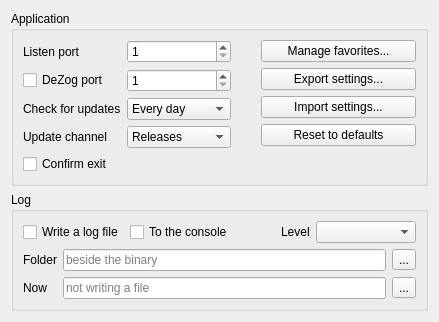
           <widget class="QWidget" name="tab_5">
            <layout class="QVBoxLayout" name="verticalLayout_32">
             <item>
              <widget class="QGroupBox" name="gbApplication">
               <property name="title">
                <string>Application</string>
               </property>
               <layout class="QHBoxLayout" name="horizontalLayout_app">
                <item>
                 <layout class="QGridLayout" name="gridLayout_6">
                  <item row="1" column="0">
                   <widget class="QLabel" name="label_24">
                    <property name="toolTip">
                     <string>TCP port the emulator listens on
(experimental network support)</string>
                    </property>
                    <property name="text">
                     <string>Listen port</string>
                    </property>
                   </widget>
                  </item>
                  <item row="1" column="1">
                   <widget class="QSpinBox" name="sbPort">
                    <property name="toolTip">
                     <string>TCP port the emulator listens on
(experimental network support)</string>
                    </property>
                    <property name="minimumSize">
                     <size>
                      <width>80</width>
                      <height>0</height>
                     </size>
                    </property>
                    <property name="minimum">
                     <number>1</number>
                    </property>
                    <property name="maximum">
                     <number>65535</number>
                    </property>
                   </widget>
                  </item>
                  <item row="3" column="0">
                   <widget class="QLabel" name="labUpdCheck">
                    <property name="toolTip">
                     <string>How often to look for a newer version</string>
                    </property>
                    <property name="text">
                     <string>Check for updates</string>
                    </property>
                   </widget>
                  </item>
                  <item row="3" column="1">
                   <widget class="QComboBox" name="cbUpdCheck">
                    <property name="toolTip">
                     <string>How often to look for a newer version</string>
                    </property>
                    <item>
                     <property name="text">
                      <string>Every day</string>
                     </property>
                    </item>
                    <item>
                     <property name="text">
                      <string>Every week</string>
                     </property>
                    </item>
                    <item>
                     <property name="text">
                      <string>Never</string>
                     </property>
                    </item>
                   </widget>
                  </item>
                  <item row="4" column="0">
                   <widget class="QLabel" name="labUpdChannel">
                    <property name="toolTip">
                     <string>Releases only, or development builds too</string>
                    </property>
                    <property name="text">
                     <string>Update channel</string>
                    </property>
                   </widget>
                  </item>
                  <item row="4" column="1">
                   <widget class="QComboBox" name="cbUpdChannel">
                    <property name="toolTip">
                     <string>Releases only, or development builds too</string>
                    </property>
                    <item>
                     <property name="text">
                      <string>Releases</string>
                     </property>
                    </item>
                    <item>
                     <property name="text">
                      <string>Development</string>
                     </property>
                    </item>
                   </widget>
                  </item>
                  <item row="5" column="0" colspan="2">
                   <widget class="QCheckBox" name="cbConfexit">
                    <property name="toolTip">
                     <string>Ask before closing the emulator</string>
                    </property>
                    <property name="text">
                     <string>Confirm exit</string>
                    </property>
                   </widget>
                  </item>
                  <item row="2" column="0">
                   <widget class="QCheckBox" name="cbDezog">
                    <property name="toolTip">
                     <string>Lets DeZog in VS Code debug the machine,
from this computer only</string>
                    </property>
                    <property name="text">
                     <string>DeZog port</string>
                    </property>
                   </widget>
                  </item>
                  <item row="2" column="1">
                   <widget class="QSpinBox" name="sbDezogPort">
                    <property name="toolTip">
                     <string>Lets DeZog in VS Code debug the machine,
from this computer only</string>
                    </property>
                    <property name="minimumSize">
                     <size>
                      <width>80</width>
                      <height>0</height>
                     </size>
                    </property>
                    <property name="minimum">
                     <number>1</number>
                    </property>
                    <property name="maximum">
                     <number>65535</number>
                    </property>
                   </widget>
                  </item>
                  <item row="6" column="0" colspan="2">
                   <spacer name="verticalSpacer_appgrid">
                    <property name="orientation">
                     <enum>Qt::Vertical</enum>
                    </property>
                    <property name="sizeHint" stdset="0">
                     <size>
                      <width>20</width>
                      <height>0</height>
                     </size>
                    </property>
                   </spacer>
                  </item>
                 </layout>
                </item>
                <item>
                 <spacer name="horizontalSpacer_app">
                  <property name="orientation">
                   <enum>Qt::Horizontal</enum>
                  </property>
                  <property name="sizeHint" stdset="0">
                   <size>
                    <width>24</width>
                    <height>20</height>
                   </size>
                  </property>
                 </spacer>
                </item>
                <item>
                 <widget class="QWidget" name="appButtons" native="true">
                  <property name="minimumSize">
                   <size>
                    <width>155</width>
                    <height>0</height>
                   </size>
                  </property>
                  <property name="maximumSize">
                   <size>
                    <width>155</width>
                    <height>16777215</height>
                   </size>
                  </property>
                  <layout class="QVBoxLayout" name="verticalLayout_appsw">
                   <property name="leftMargin">
                    <number>0</number>
                   </property>
                   <property name="topMargin">
                    <number>0</number>
                   </property>
                   <property name="rightMargin">
                    <number>0</number>
                   </property>
                   <property name="bottomMargin">
                    <number>0</number>
                   </property>
                   <item>
                    <widget class="xSideButton" name="pbFavorites">
                     <property name="icon">
                      <iconset resource="../xpeccy.qrc">
                       <normaloff>:/images/star.png</normaloff>:/images/star.png</iconset>
                     </property>
                     <property name="toolTip">
                      <string>Name, reorder or remove the files on the Favorites menu</string>
                     </property>
                     <property name="text">
                      <string>Manage favorites...</string>
                     </property>
                    </widget>
                   </item>
                   <item>
                    <widget class="xSideButton" name="pbCfgExport">
                     <property name="icon">
                      <iconset resource="../xpeccy.qrc">
                       <normaloff>:/images/save-as.png</normaloff>:/images/save-as.png</iconset>
                     </property>
                     <property name="toolTip">
                      <string>Write the settings, the layouts and your own machines to one file</string>
                     </property>
                     <property name="text">
                      <string>Export settings...</string>
                     </property>
                    </widget>
                   </item>
                   <item>
                    <widget class="xSideButton" name="pbCfgImport">
                     <property name="icon">
                      <iconset resource="../xpeccy.qrc">
                       <normaloff>:/images/fileopen.png</normaloff>:/images/fileopen.png</iconset>
                     </property>
                     <property name="toolTip">
                      <string>Take the settings out of a file written by Export</string>
                     </property>
                     <property name="text">
                      <string>Import settings...</string>
                     </property>
                    </widget>
                   </item>
                   <item>
                    <widget class="xSideButton" name="pbCfgReset">
                     <property name="icon">
                      <iconset resource="../xpeccy.qrc">
                       <normaloff>:/images/refresh.png</normaloff>:/images/refresh.png</iconset>
                     </property>
                     <property name="toolTip">
                      <string>Back to the settings the emulator ships with. Your own machines are left alone</string>
                     </property>
                     <property name="text">
                      <string>Reset to defaults</string>
                     </property>
                    </widget>
                   </item>
                   <item>
                    <spacer name="verticalSpacer_app">
                     <property name="orientation">
                      <enum>Qt::Vertical</enum>
                     </property>
                     <property name="sizeHint" stdset="0">
                      <size>
                       <width>20</width>
                       <height>5</height>
                      </size>
                     </property>
                    </spacer>
                   </item>
                  </layout>
                 </widget>
                </item>
               </layout>
              </widget>
             </item>
             <item>
              <widget class="QGroupBox" name="gbLog">
               <property name="title">
                <string>Log</string>
               </property>
               <layout class="QVBoxLayout" name="verticalLayout_log">
                <item>
                 <layout class="QHBoxLayout" name="horizontalLayout_log1">
                  <item>
                   <widget class="QCheckBox" name="cbLogEnable">
                    <property name="toolTip">
                     <string>Write the log to a file under logs/&lt;date&gt;/</string>
                    </property>
                    <property name="text">
                     <string>Write a log file</string>
                    </property>
                   </widget>
                  </item>
                  <item>
                   <widget class="QCheckBox" name="cbLogConsole">
                    <property name="toolTip">
                     <string>Also write every line to the console (Windows: only with -c)</string>
                    </property>
                    <property name="text">
                     <string>To the console</string>
                    </property>
                   </widget>
                  </item>
                  <item>
                   <spacer name="horizontalSpacer_log1">
                    <property name="orientation">
                     <enum>Qt::Horizontal</enum>
                    </property>
                    <property name="sizeHint" stdset="0">
                     <size>
                      <width>40</width>
                      <height>20</height>
                     </size>
                    </property>
                   </spacer>
                  </item>
                  <item>
                   <widget class="QLabel" name="labLogLevel">
                    <property name="toolTip">
                     <string>How much is written. Single groups can be moved apart
from the rest with --log-groups, or the groups line
in config.conf</string>
                    </property>
                    <property name="text">
                     <string>Level</string>
                    </property>
                   </widget>
                  </item>
                  <item>
                   <widget class="QComboBox" name="cbxLogLevel">
                    <property name="toolTip">
                     <string>How much is written. Single groups can be moved apart
from the rest with --log-groups, or the groups line
in config.conf</string>
                    </property>
                    <property name="minimumSize">
                     <size>
                      <width>100</width>
                      <height>0</height>
                     </size>
                    </property>
                   </widget>
                  </item>
                 </layout>
                </item>
                <item>
                 <layout class="QGridLayout" name="gridLayout_log">
                  <item row="0" column="0">
                   <widget class="QLabel" name="labLogDir">
                    <property name="text">
                     <string>Folder</string>
                    </property>
                   </widget>
                  </item>
                  <item row="0" column="1">
                   <widget class="QLineEdit" name="leLogDir">
                    <property name="toolTip">
                     <string>Folder the log files go to</string>
                    </property>
                    <property name="placeholderText">
                     <string>beside the binary</string>
                    </property>
                   </widget>
                  </item>
                  <item row="0" column="2">
                   <widget class="QToolButton" name="tbLogDir">
                    <property name="toolTip">
                     <string>Pick the folder</string>
                    </property>
                    <property name="text">
                     <string>...</string>
                    </property>
                    <property name="icon">
                     <iconset resource="../xpeccy.qrc">
                      <normaloff>:/images/fileopen.png</normaloff>:/images/fileopen.png</iconset>
                    </property>
                   </widget>
                  </item>
                  <item row="1" column="0">
                   <widget class="QLabel" name="labLogNow">
                    <property name="text">
                     <string>Now</string>
                    </property>
                   </widget>
                  </item>
                  <item row="1" column="1">
                   <widget class="QLineEdit" name="leLogFile">
                    <property name="toolTip">
                     <string>The file this run is writing to</string>
                    </property>
                    <property name="readOnly">
                     <bool>true</bool>
                    </property>
                    <property name="placeholderText">
                     <string>not writing a file</string>
                    </property>
                   </widget>
                  </item>
                  <item row="1" column="2">
                   <widget class="QToolButton" name="tbLogOpen">
                    <property name="toolTip">
                     <string>Open the folder the log is in</string>
                    </property>
                    <property name="text">
                     <string>...</string>
                    </property>
                    <property name="icon">
                     <iconset resource="../xpeccy.qrc">
                      <normaloff>:/images/search.png</normaloff>:/images/search.png</iconset>
                    </property>
                   </widget>
                  </item>
                 </layout>
                </item>
               </layout>
              </widget>
             </item>
             <item>
              <spacer name="verticalSpacer_general">
               <property name="orientation">
                <enum>Qt::Vertical</enum>
               </property>
               <property name="sizeHint" stdset="0">
                <size>
                 <width>20</width>
                 <height>0</height>
                </size>
               </property>
              </spacer>
             </item>
            </layout>
           </widget>
